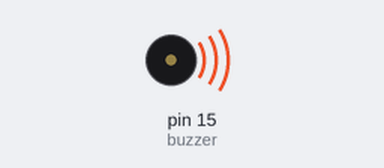
The program below on a simulated MicroPython board. Parts: buzzer (waves = sounding).

Above: at 0.5 s.
At 4.5 s:
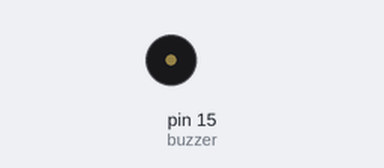
Timing chart, 0 to 6.9 s (numbered marks = the images above):
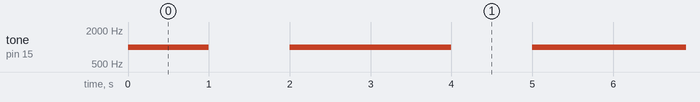

The program:

buzzer.py
```python
from machine import Pin, PWM, ADC
import time

buzzer = PWM(Pin(15))
buzzer.freq(1000)

while True:
    buzzer.duty_u16(10000)
    time.sleep(1)
    buzzer.duty_u16(0)
    time.sleep(1)
    buzzer.duty_u16(30000)
    time.sleep(1)
```

Measured:
- by itself, tone on pin 15 (buzzer): repeats every 3.0 s: silent 1.0 s, 1000 Hz 2.0 s
